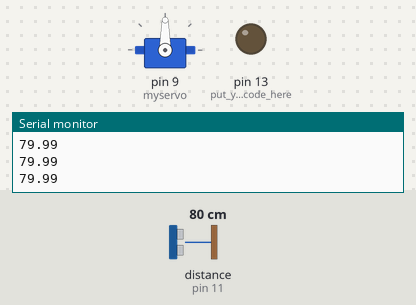
Simulated run of this sketch. Board: Arduino Uno, built with avr-gcc and run on an emulated ATmega328P. On the bench: servo, output pins drawn as LEDs (lit = HIGH), the last lines printed to the serial monitor. The test bench sets the inputs (shaded band); at power-on: distance to the obstacle (sensor on pin 11) 80 cm. The echo pulse lasts 58.3 µs per cm.

Above: at 1.2 s.
1.3 s: distance to the obstacle (sensor on pin 11) set to 27 cm
2.8 s: distance to the obstacle (sensor on pin 11) set to 24 cm
At 4.4 s:
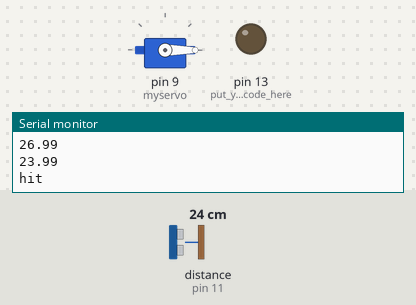
5.8 s: distance to the obstacle (sensor on pin 11) set to 35 cm
At 6.9 s:
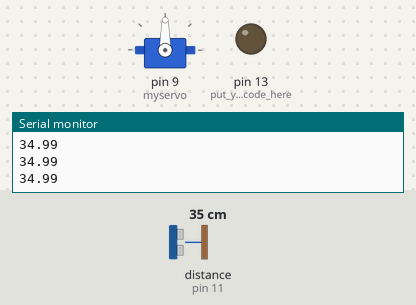
7.3 s: distance to the obstacle (sensor on pin 11) set to 2 cm
At 7.98 s:
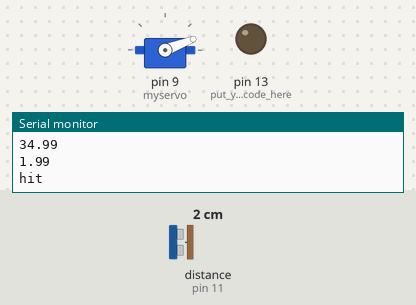
Timing chart, 0 to 11.3 s (numbered marks = the images above; inputs shaded):
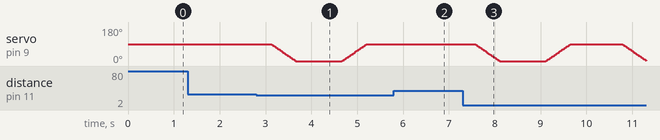

The sketch:

autodustbin.ino
```cpp
#include "NewPing.h"
#include<Servo.h>
Servo myservo;
#define TRIGPIN 12
#define ECHOPIN 11
#define MAXDIST 400
#define pirPin 7
int pos=0;
NewPing sonar(TRIGPIN,ECHOPIN,MAXDIST);
float duration,distance;
int iter=8;
void setup() {
  Serial.begin(9600);
  myservo.attach(9);
  pinMode(13,OUTPUT);// put your setup code here, to run once:
}

void loop() {
  duration=sonar.ping_median(iter);
  distance=(duration/2)*.0343;
  Serial.println(distance);
  if(distance<25)
  {
    Serial.println("hit");
    for(pos=90;pos>=0;pos-=1)
    {
      myservo.write(pos);
      delay(6);
    }
    delay(1000);
    for(pos=0;pos<=90;pos+=1)
    {
     myservo.write(pos);
    delay(6);
    }
    delay(900);
  }
  // put your main code here, to run repeatedly:
}
```

Measured:
- the behaviour switches between 26 and 25 cm on distance to the obstacle (sensor on pin 11) (found by bisection; images 0 and 1)
- after the input at 5.8 s, servo on pin 9 (myservo): stays 90° (without the input it goes to 89° after 0.52 s)
